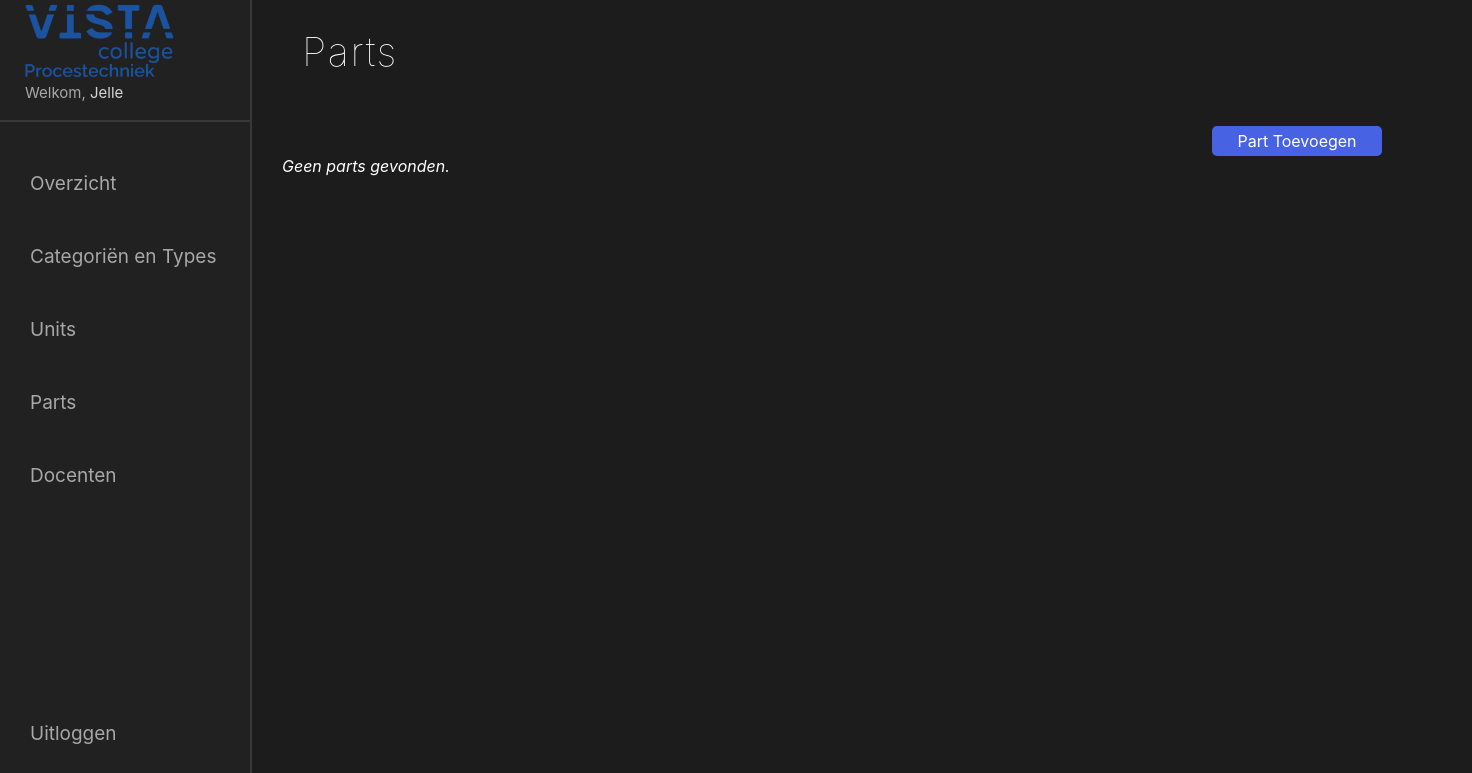
The app's page /admin/parts.php (signed in), older data.
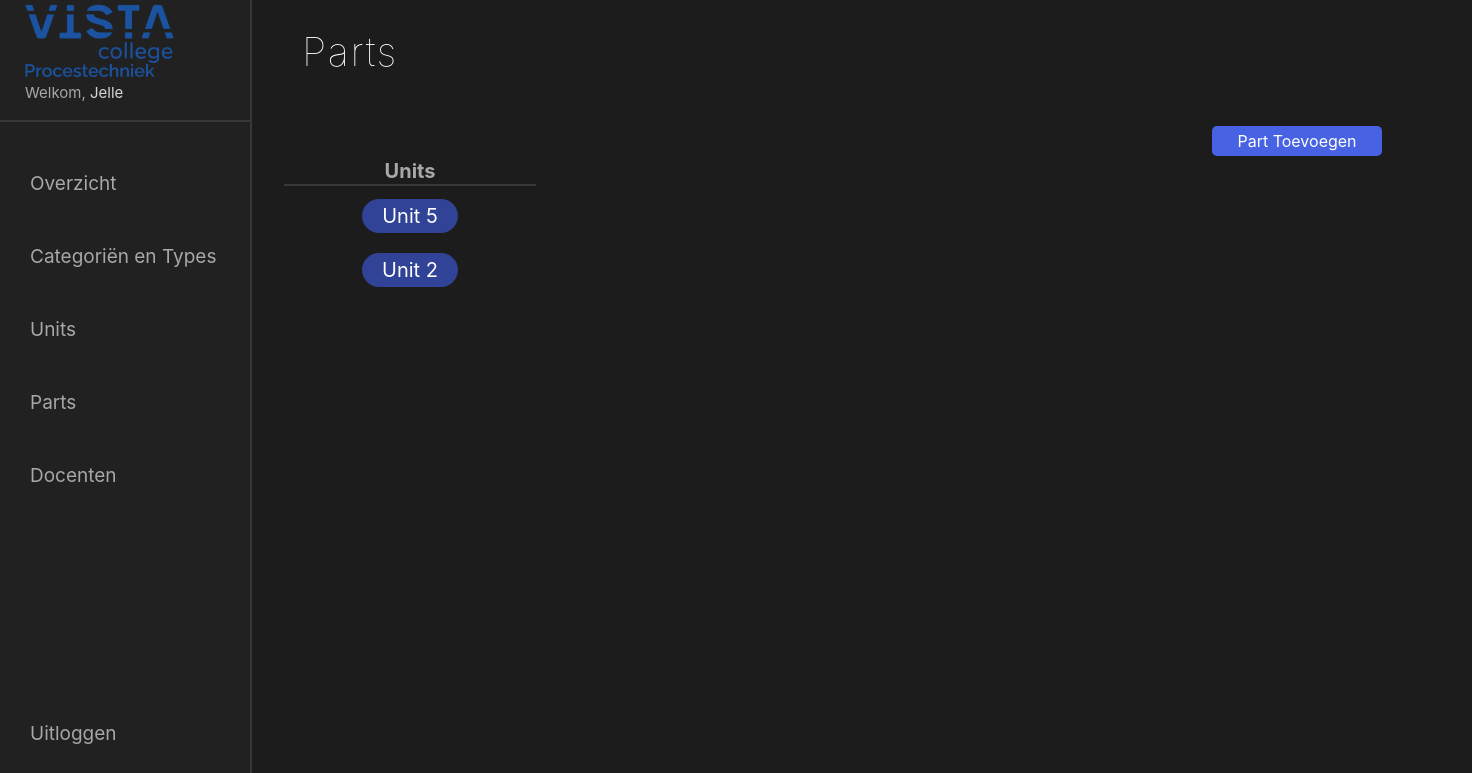
The same page, newer data.
### tables this page shows
CREATE TABLE `tb_unit` (
  `id` int(11) NOT NULL,
  `name` varchar(200) NOT NULL
);

### src/admin/parts.php (the view, shortened to what this page needs)
<?php include 'assets/includes/header.php';?>
<div class="container">
  <h1>Parts</h1>
  <div class="students_wrapper">
        <div class="students_container">
            <div class="students_row">
                <div class="col-md-12">
                    <div class="student-buttons">
                      <a href="createPart.php" class="student-toevoegen"><i class="fa fa-plus"></i> Part Toevoegen</a>
                    </div>
                    <?php
                    $sql = "SELECT *
                    FROM tb_unit";
                    if($result = mysqli_query($link, $sql)){
                        if(mysqli_num_rows($result) > 0){
                            echo '<table class="student_table">';
                                echo "<thead>";
                                    echo "<tr>";
                                        echo "<th>Units</th>";
                                    echo "</tr>";
                                echo "</thead>";
                                echo "<tbody>";
                                while($row = mysqli_fetch_array($result)){
                                    echo "<tr>";
                                        echo "<td>";
                                            echo '<a href="viewParts.php?unitid='. $row['id'] .'" class="table-icons units" title="Update Item" data-toggle="tooltip">'. $row['name'] .'</a>';
                                        echo "</td>";
                                    echo "</tr>";
                                }
                                echo "</tbody>";
                            echo "</table>";
                        } else{
                            echo '<div class="alert alert-danger"><em>Geen parts gevonden.</em></div>';
                        }
                    } else{
                        echo "Oops! Something went wrong. Please try again later.";
                    }
                    ?>
                </div>
            </div>
        </div>
    </div>
</div>
<?php include 'assets/includes/footer.php';?>

### src/admin/assets/includes/header.php (shortened to what this page needs)
<!DOCTYPE html>
<html lang="en">
<head>
  <link rel="stylesheet" href="assets/css/style.css">
</head>
<body>
    <div class="sidenav">
        <div class="sidenav-border">
            <div class="sidenav-title">
                <div class="logo-img2">
                    <img src="assets/images/logo.png" alt="logo">
                </div>
            </div>
            <div class="sidenav-account">Welkom, <span><?php echo htmlspecialchars($_SESSION["username"]); ?></span></div>
        </div>
        <div class="sidenav-links">
            <a href="index.php"><iconify-icon icon="akar-icons:dashboard"></iconify-icon>Overzicht</a>
            <a href="type-cats.php"><iconify-icon icon="material-symbols:category-outline"></iconify-icon>Categoriën en Types</a>
            <a href="units.php"><iconify-icon icon="mdi:graphics-processing-unit"></iconify-icon>Units</a>
            <a href="parts.php"><iconify-icon icon="akar-icons:shipping-box-01"></iconify-icon>Parts</a>
            <?php
            if($_SESSION["roleid"] == "2"){
            echo
            '<a href="employees.php"><iconify-icon icon="akar-icons:people-group"></iconify-icon>Docenten</a>';
            }
            ?>
        </div>
        <div class="sidenav-uitlog">
            <a href="logout.php"><iconify-icon icon="fe:logout"></iconify-icon>Uitloggen</div></a>
    </div>

### src/admin/assets/css/style.css (style rules this page uses)
html, body { height: 100%; width: 100%; background-color: #1c1c1c; margin: 0; padding: 0; font-family: "Inter", sans-serif; color: #ffffff; }
.logo-img2 img { width: 150px; }
.sidenav { display: flex; flex-direction: column; align-items: center; height: 100%; width: 250px; background-color: #212121; border-right: 2px #383838 solid; position: absolute; }
.sidenav-title { display: flex; flex-direction: row; justify-content: flex-start; align-items: center; width: 80%; height: 60px; }
.sidenav-border { display: flex; align-items: center; justify-content: center; width: 100%; border-bottom: 2px #383838 solid; flex-direction: column; height: 120px; }
.sidenav-account { margin-top: 10px; color: #a8a8a8; width: 80%; margin-bottom: 5px; font-size: 15px; }
.sidenav-account span { color: #d6d6d6; }
.sidenav-links { height: 75%; display: flex; flex-direction: column; justify-content: flex-start; width: 80%; }
.sidenav-links a { margin-top: 50px; font-size: 19px; text-decoration: none; color: #a8a8a8; display: flex; align-items: center; }
.sidenav-uitlog { font-size: 19px; width: 80%; }
.sidenav-uitlog a { text-decoration: none; color: #a8a8a8; }
.container { position: absolute; margin-left: 252px; width: calc(100% - 252px); }
.container h1 { margin-left: 50px; font-weight: lighter; font-size: 40px; letter-spacing: 0.1rem; margin-bottom: 50px; }
.students_wrapper { width: 90%; }
.students_container { width: 1180px; margin-left: 30px; }
.student-buttons { display: flex; justify-content: space-between; width: 1100px; }
.student-toevoegen { text-decoration: none; width: 170px; height: 30px; background-color: #4763e4; color: #ffffff; display: flex; justify-content: center; align-items: center; border-radius: 5px; }
.student_table { width: 100%; font-size: 20px; text-align: center; display: block; }
.student_table td { width: 250px; height: 50px; }
.student_table tbody { overflow-y: scroll; height: 500px; display: block; }
.student_table th { width: 250px; border-bottom: 2px #383838 solid; color: #a8a8a8; }
.table-icons { text-decoration: none; color: #ffffff; }
.units { background-color: #304396; padding: 5px 20px 5px 20px; border-radius: 50px; }

Row changes from the older to the newer data that the page shows:
added tb_unit: name "Unit 5"
added tb_unit: name "Unit 2"
Text that changed along with them:
text no longer shown: "Geen parts gevonden."
text now shown: "Units"
